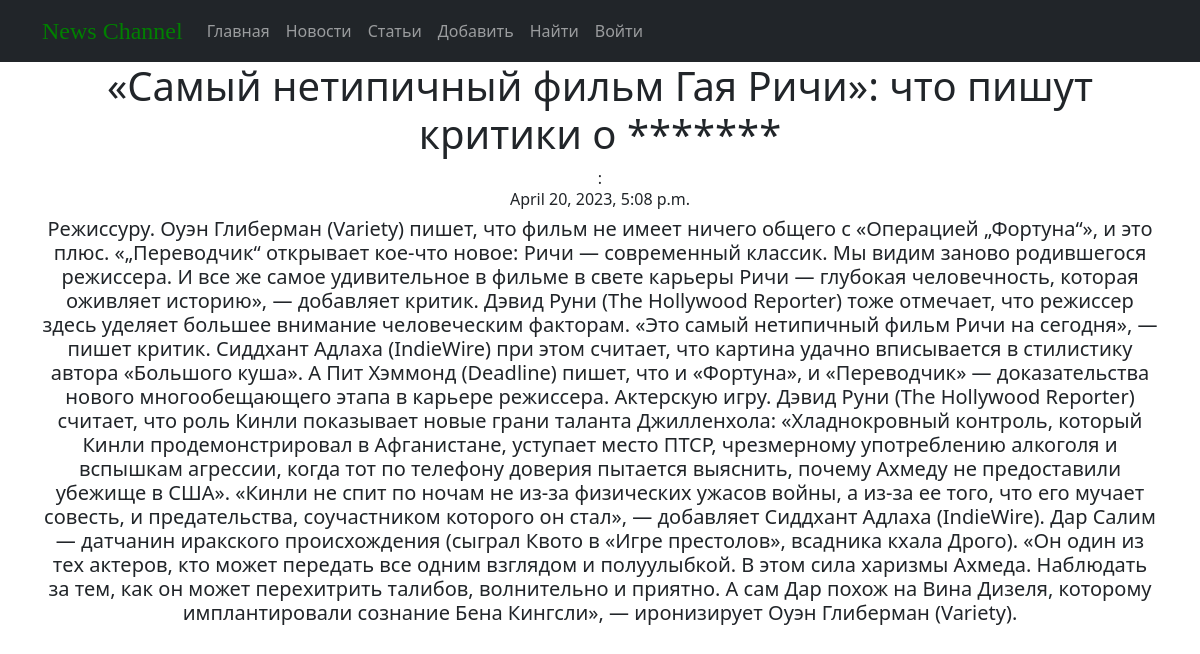
Page /news/post/3/ on the committed database.
### news/models.py (models this page shows, shortened)
class Post(models.Model):
    author = models.ForeignKey(Author, on_delete=models.CASCADE, null=True, blank=True)
    NEWS = 'NW'
    ARTICLE = 'AR'
    CATEGORY_CHOCE =[
    (NEWS, 'Новость'),
    (ARTICLE, 'Статья')
    ]
    CategoryType = models.CharField(max_length=2, choices=CATEGORY_CHOCE, default=NEWS)
    postCategory = models.ManyToManyField(Category, through='PostCategory')
    date_time = models.DateTimeField(auto_now_add=True)
    heading = models.CharField(max_length=64)
    text = models.TextField()
    rating = models.SmallIntegerField(default=0)

### news/views.py (the view)
# urls.py: path('post/<int:pk>/', PostDetail.as_view(), name='post_detail'),
class PostDetail(DetailView):
    model = Post
    template_name = 'link.html'
    context_object_name = 'post_link'

### news/templatetags/censor.py (called while the page is built)
@register.filter(name='Censor')
def Censor(value):
    Stoplist = ['идиот', 'хуйня', 'пидорас', 'титьками']
    sentence = value.split()
    for i in Stoplist:
        for words in sentence:
            if i in words:
                pos = sentence.index(words)
                sentence.remove(words)
                sentence.insert(pos, '*' * len(i))
    return " ".join(sentence)

### news/templates/link.html (shortened to what this page needs)
{% extends 'flatpages/default.html' %}
{% load censor %}
{% block content %}
<h1>{{ post_link.heading|Censor }}</h1>:<h6>{{post_link.date_time}}</h6>
<h5>{{post_link.text}}</h5>
{% endblock content %}

### rows in the picture
Post: heading|Censor "«Самый нетипичный фильм Гая Ричи»: что пишут критики о *******", date_time "April 20, 2023, 5:08 p.m.", text "Режиссуру. Оуэн Глиберман (Variety) пишет, что фильм не имеет ничего общего с «Операцией „Фортуна“», и это плюс. «„Переводчик“ открывает кое-что новое: Ричи — современный классик. Мы видим заново родившегося режиссера. И все же самое удивительное в фильме в свете карьеры Ричи — глубокая человечность, которая оживляет историю», — добавляет критик. Дэвид Руни (The Hollywood Reporter) тоже отмечает, что режиссер здесь уделяет большее внимание человеческим факторам. «Это самый нетипичный фильм Ричи на сегодня», — пишет критик. Сиддхант Адлаха (IndieWire) при этом считает, что картина удачно вписывается в стилистику автора «Большого куша». А Пит Хэммонд (Deadline) пишет, что и «Фортуна», и…"
